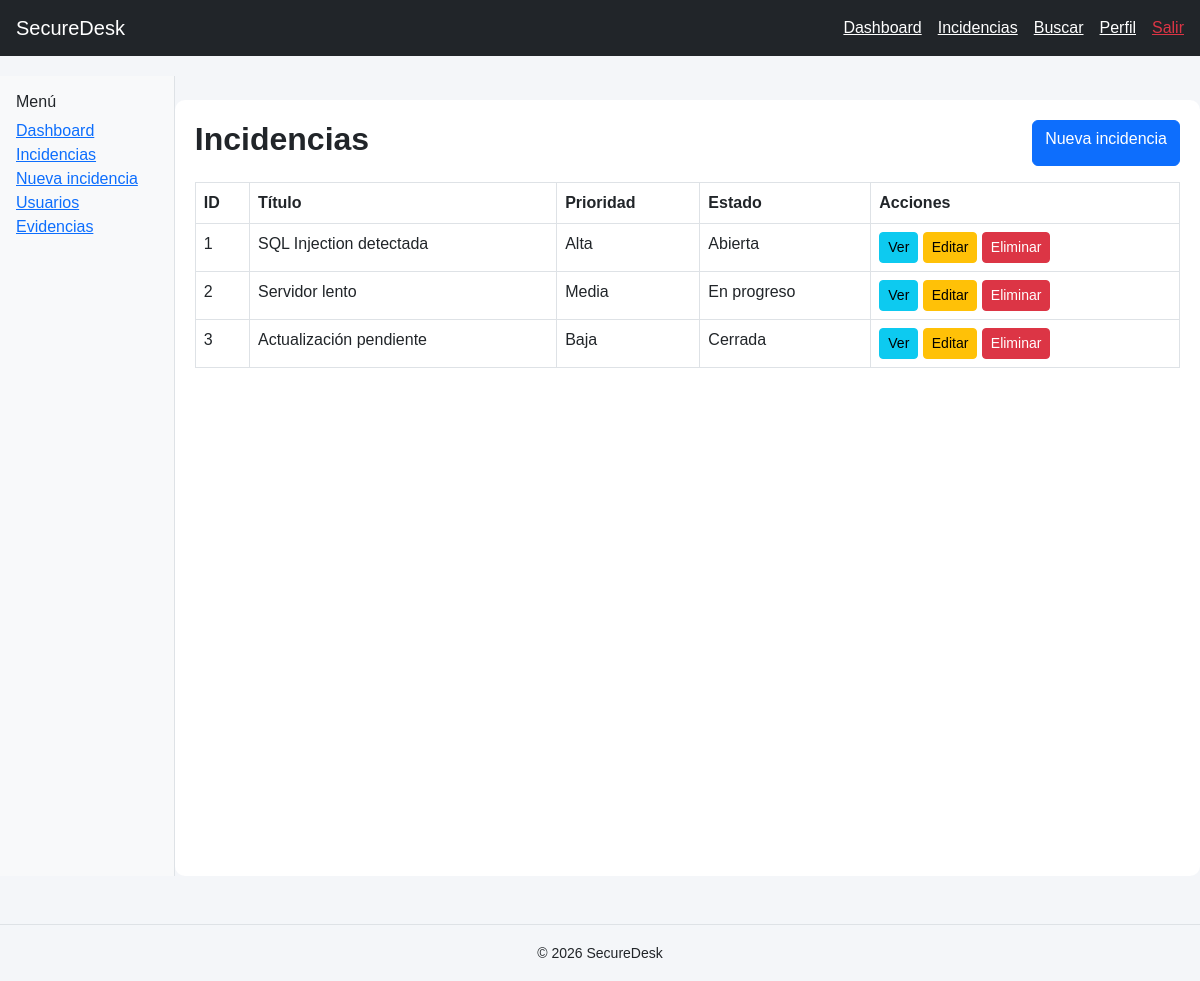
The app's page /incidents.php (signed in) with its own data.
### tables this page shows
CREATE TABLE incidencias (
    id INT AUTO_INCREMENT PRIMARY KEY,
    titulo VARCHAR(200) NOT NULL,
    descripcion TEXT NOT NULL,
    prioridad ENUM('Baja','Media','Alta','Crítica') DEFAULT 'Media',
    estado ENUM('Abierta','En progreso','Cerrada') DEFAULT 'Abierta',
    usuario_id INT,
    fecha_creacion TIMESTAMP DEFAULT CURRENT_TIMESTAMP,
    FOREIGN KEY(usuario_id) REFERENCES usuarios(id)
);

### incidents.php (the view, shortened to what this page needs)
<?php
require_once "config/database.php";
require_once "templates/header.php";
$incidencias = $conexion->query("SELECT * FROM incidencias ORDER BY fecha_creacion DESC")->fetchAll(PDO::FETCH_ASSOC);
?>
<?php include "templates/navbar.php"; ?>
<div class="d-flex">
    <?php include "templates/sidebar.php"; ?>
    <div class="container mt-4">
        <div class="d-flex justify-content-between">
            <h2>Incidencias</h2>
            <a href="create_incident.php" class="btn btn-primary">Nueva incidencia</a>
        </div>
        <table class="table table-bordered mt-3">
            <thead>
                <tr>
                    <th>ID</th>
                    <th>Título</th>
                    <th>Prioridad</th>
                    <th>Estado</th>
                    <th>Acciones</th>
                </tr>
            </thead>
            <tbody>
                <?php foreach($incidencias as $i): ?>
                <tr>
                    <td><?php echo $i["id"]; ?></td>
                    <td><?php echo $i["titulo"]; ?></td>
                    <td><?php echo $i["prioridad"]; ?></td>
                    <td><?php echo $i["estado"]; ?></td>
                    <td>
                        <a href="incident.php?id=<?php echo $i['id']; ?>" class="btn btn-sm btn-info">Ver</a>
                        <a href="edit_incident.php?id=<?php echo $i['id']; ?>" class="btn btn-sm btn-warning">Editar</a>
                        <a href="delete_incident.php?id=<?php echo $i['id']; ?>" class="btn btn-sm btn-danger"
                           onclick="return confirm('¿Eliminar incidencia?')">
                           Eliminar
                        </a>
                    </td>
                </tr>
                <?php endforeach; ?>
            </tbody>
        </table>
    </div>
</div>
<?php require_once "templates/footer.php"; ?>

### assets/css/style.css (style rules this page uses)
body { background-color: #f4f6f9; font-family: Arial, sans-serif; }
h2 { font-weight: bold; }
.container { background: white; padding: 20px; border-radius: 10px; }
.table { background: white; }

### records on screen
incidencias: id "1", titulo "SQL Injection detectada", prioridad "Alta", estado "Abierta"
incidencias: id "2", titulo "Servidor lento", prioridad "Media", estado "En progreso"
incidencias: id "3", titulo "Actualización pendiente", prioridad "Baja", estado "Cerrada"
